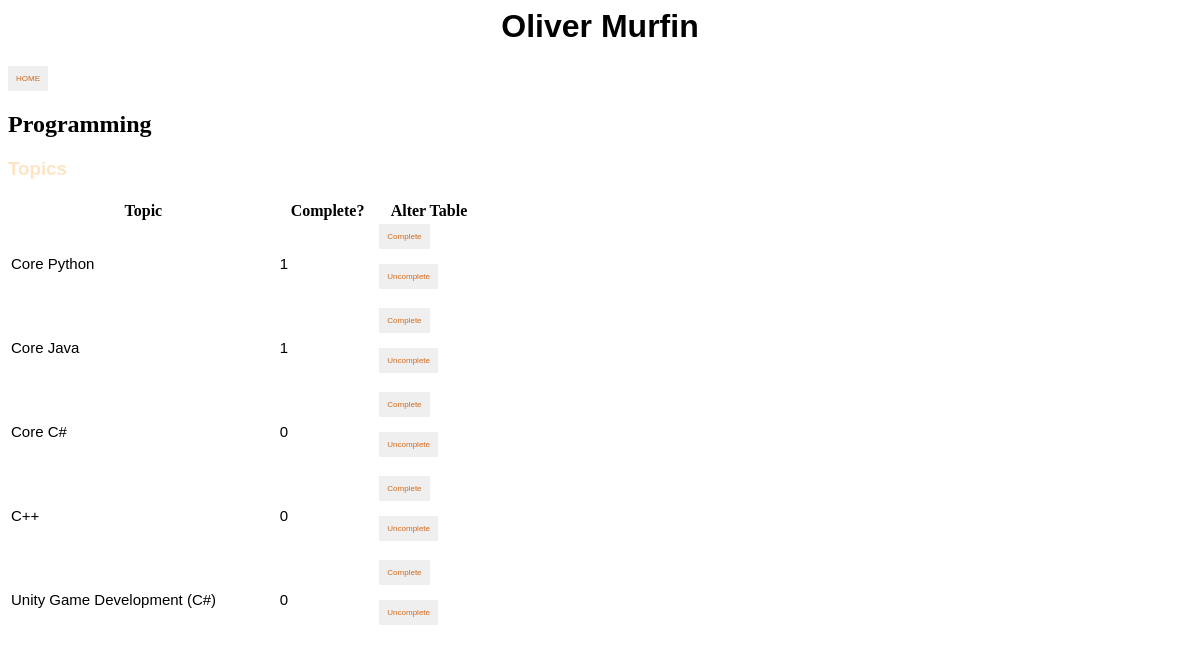
The page /subjects?subject=Programming on the database its author committed.
### tables this page shows
CREATE TABLE "TOPICS" (
	"Topic"	TEXT NOT NULL,
	"Complete"	INTEGER NOT NULL,
	"topic_id"	TEXT NOT NULL,
	"subject_id"	TEXT NOT NULL,
	FOREIGN KEY("subject_id") REFERENCES "SUBJECTS"("subject_id"),
	PRIMARY KEY("topic_id")
);

### app.py (the view)
@app.route("/subjects")
def Subjects():
    subject = request.args.get("subject")
    match subject:
        case "Programming":
            id = "prog"
        case "Discrete Mathematics":
            id = "discrete"
        case "Data Structures and Algorithms":
            id = "data_structs"
        case "Web Development":
            id = "webdev"
        case "Databases":
            id = "databases"
        case "Computer Networks and Security":
            id = "networks"
        case "Cloud Software Development":
            id = "cloud"
        case "Mobile App Development":
            id = "mobile"
        case "Data Analysis":
            id = "data_analysis"
    print(id)
    with sqlite3.connect("portfolio.db") as db:
        temp = db.execute("SELECT Topic, Complete FROM TOPICS WHERE subject_id = ?", [id])
    topics = {}
    for t in temp:
        topics[t[0]] = t[1]
    return render_template(f"subjects/general.html", topics=topics, subject=subject)

### templates/subjects/general.html (shortened to what this page needs)
{% extends "layout.html" %}
{% block body %}
    <h2>{{ subject }}</h2>
    <h3>Topics</h3>
    <table>
        <thead>
            <tr>
                <th>Topic</th>
                <th>Complete?</th>
                <th>Alter Table</th>
            </tr>
        </thead>
        <tbody>
            {% for t in topics %}
                <tr>
                    <td>{{ t }}</td>
                    <td>{{ topics.get(t) }}</td>
                    <td>
                        <form action="/complete?subject={{ subject }}" method="post">
                            <button type="submit">Complete</button>
                        </form>
                        <form action="/uncomplete?subject={{ subject }}" method="post">
                            <button type="submit">Uncomplete</button>
                        </form>
                    </td>
                </tr>
            {% endfor %}
        </tbody>
    </table>
{% endblock %}

### static/css/style.css (style rules this page uses)
button { font-size: 8px; padding: 8px; border: none; color: chocolate; width: max-content; }
table { border: none; width: 40%; }
h3 { color: bisque; text-align: left; font-family: Verdana, Geneva, Tahoma, sans-serif; }
tbody { font-family: Verdana; font-size: 15px; border: none; }
th { border: none; }
td { font-family: Verdana, Geneva, Tahoma, sans-serif; border: none; width: fit-content; }

### rows shown on the page
TOPICS: Topic "Core Python", get "1"
TOPICS: Topic "Core Java", get "1"
TOPICS: Topic "Core C#", get "0"
TOPICS: Topic "C++", get "0"
TOPICS: Topic "Unity Game Development (C#)", get "0"

### other values the page prints
{{ subject }} "Programming"
